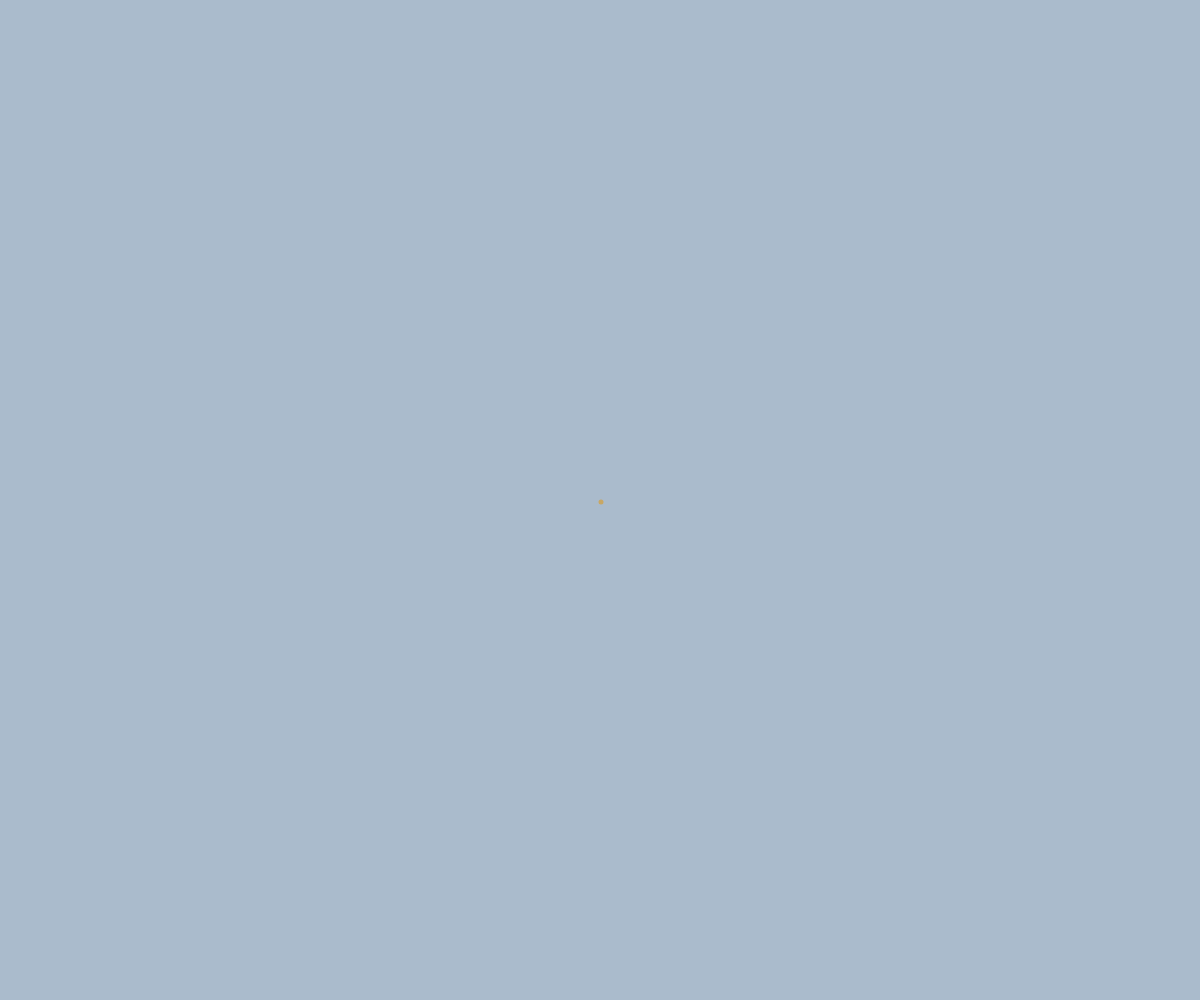
Frame 1 (no input)
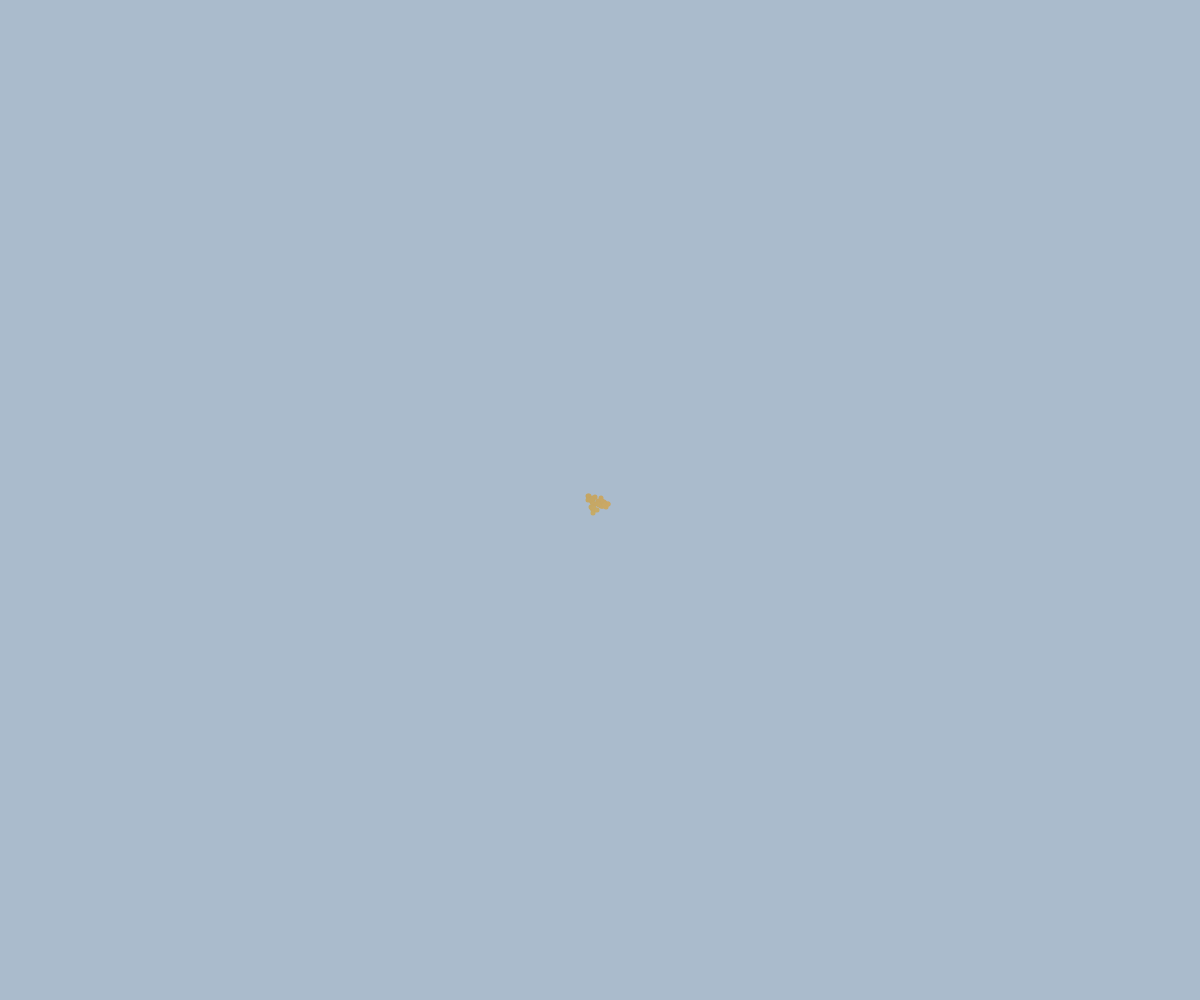
Frame 60 (no input)
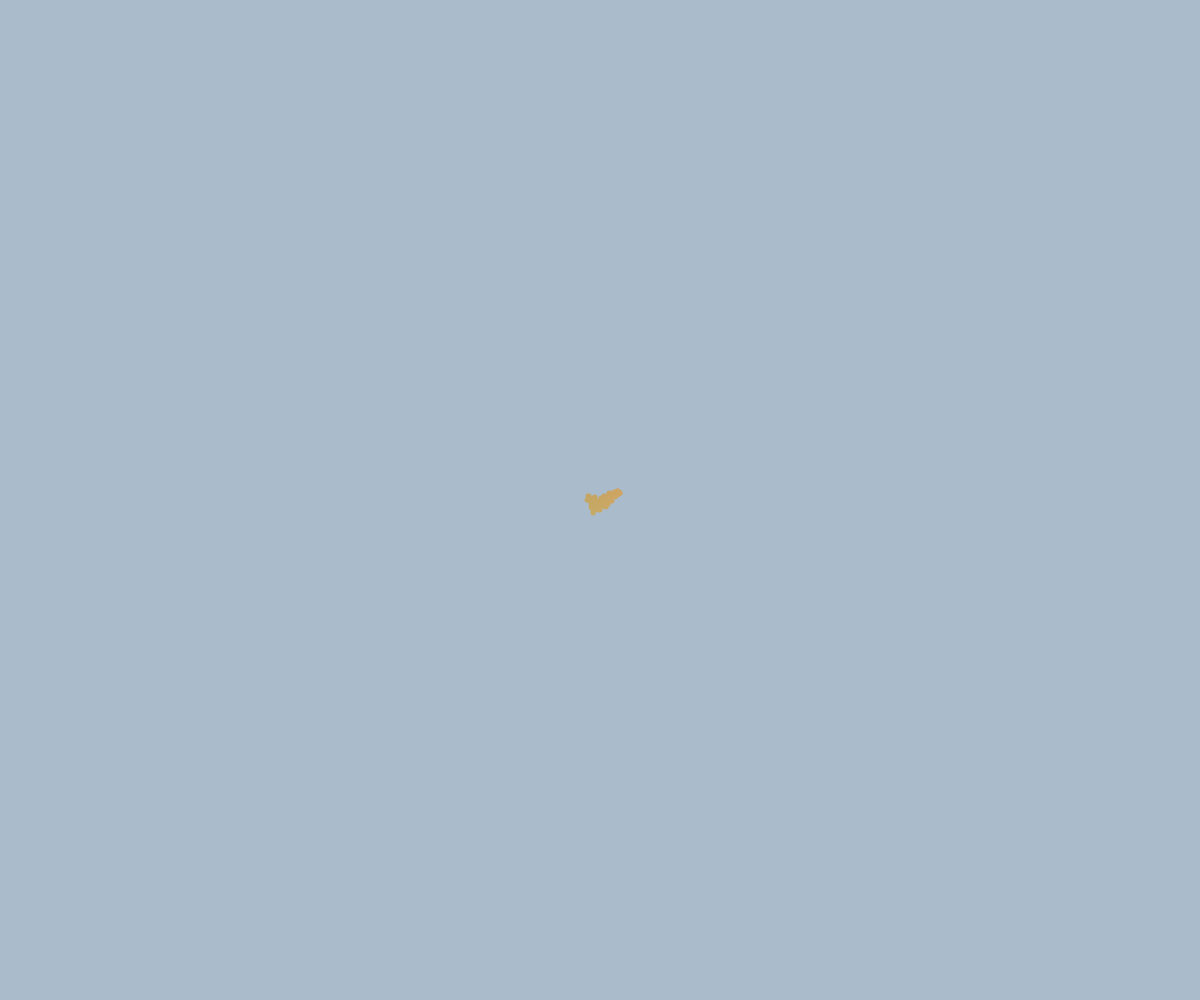
Frame 120 (the mouse pressed at the canvas centre since frame 60)

The p5.js sketch that drew these frames (run headless with seeded random() and noise() and a simulated clock; from frame 60 on, the mouse is pressed at the canvas centre):

// p5.js sketch
// ── sketch.js
// var ww = windowWidth;
// var wh = windowHeight;

var a =200;
var b =200;
var t = 0;

function setup (){
  createCanvas(windowWidth,windowHeight);
  background("#aabbcc");
  a = width/2;
  b = height/2;
}

function draw(){


  if (a<=width && b<=height){
    a+=int(random(-4,4));
    b-=int(random(-4,4));
    strokeWeight(5);
    stroke(a/3,b/3,b/5);
    point(a,b);
  }else{
    a-=int(random(-4,4));
    b+=int(random(-4,4));
    strokeWeight(5);
    stroke(a/3,b/3,b/5);
    point(a,b);
  }
  
  
}




    
// ── style.css
#centralBox{
	background-color: rgba(0, 25, 50, 0.3);
	border-style:solid;
	border-radius:15px;
	border:5px;
	border-color:blue;
	width:600px;
	height:400px;
	margin:auto;
	text-align: center;

}

#titleText{
	margin-top:180px;
	padding-top:20px;
	color:white;
}

#nameInput{
	width:200px;
	font-size:20px;
	background-color:white;
	height:50px;
	border-style:solid;
	border-radius:10px;
	border-width:3px;
	border-color:#aabbcc;
	margin-top:80px;
	margin-bottom:15px;
}

#submit{
	width:150px;
	font-size:15px;
	display:block;
	border-radius:10px;
	cursor:pointer;
	color:white;
	border:none;
	margin:auto;
	height:50px;
	background-color:#aabbcc;
}

#submit:hover{
	background-color:rgb(0,25,50);
}

#test{
	display:block;
	text-align:center;
	margin-top:0px;
	background-color:rgb(0,25,50);
	color:white;
	font-size:20px;
	padding-top:10px;
	padding-bottom:10px;
}
